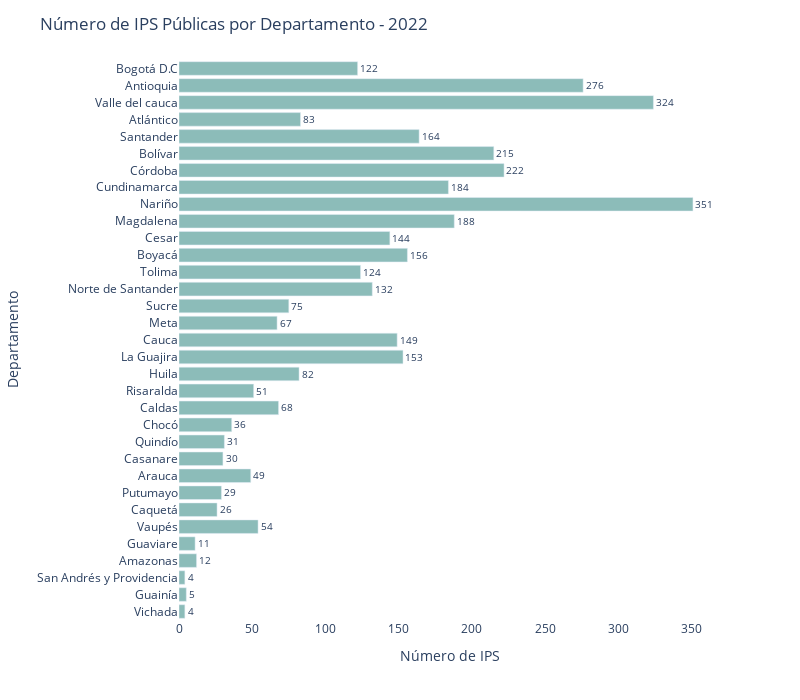

The code cell stored with this chart in its notebook:
### Code cell
color_palette = {
    'Privada': '#3364C7',
    'Pública': '#8CBCB9',
    'Mixta': '#826251'
}

fig = px.bar(data_frame=df_num_reps_naturaleza[df_num_reps_naturaleza['NaturalezaJuridica'] == 'Pública'], 
             x='Y2022', 
             y='departamento',
             color='NaturalezaJuridica', 
             orientation='h',
             color_discrete_map=color_palette)

fig.update_xaxes(title_text='Número de IPS')
# fig.update_xaxes(range=[0,3100])
fig.update_yaxes(title_text='Departamento')
fig.update_layout(title='Número de IPS Públicas por Departamento - 2022')



# color_sequence = ['#3364C7' for i in departamentos]
# fig.update_traces(marker=dict(color=color_sequence))

fig.update_traces(text=df_num_reps_naturaleza[df_num_reps_naturaleza['NaturalezaJuridica'] == 'Pública']['Y2022'], textposition='outside')

# fig.update_layout(legend_title_text='Legends', legend=dict(title=dict(text='Naturaleza Jurídica')))

fig.update_traces(showlegend=False)

fig.update_layout(plot_bgcolor='rgba(0,0,0,0)')

fig.update_layout(width=800, height=700)

### Figure 1 — Plotly figure (JSON) as saved in the notebook; plotly's stock layout.template omitted (floating-point values rounded to 4 significant figures)
{"data": [{"alignmentgroup": "True", "hovertemplate": "NaturalezaJuridica=Pública<br>Y2022=%{x}<br>departamento=%{y}<extra></extra>", "legendgroup": "Pública", "marker": {"color": "#8CBCB9", "pattern": {"shape": ""}}, "name": "Pública", "offsetgroup": "Pública", "orientation": "h", "showlegend": false, "text": [4, 5, 4, 12, 11, 54, 26, 29, 49, 30, 31, 36, 68, 51, 82, 153, 149, 67, 75, 132, 124, 156, 144, 188, 351, 184, 222, 215, 164, 83, 324, 276, 122], "textposition": "outside", "type": "bar", "x": [4, 5, 4, 12, 11, 54, 26, 29, 49, 30, 31, 36, 68, 51, 82, 153, 149, 67, 75, 132, 124, 156, 144, 188, 351, 184, 222, 215, 164, 83, 324, 276, 122], "xaxis": "x", "y": ["Vichada", "Guainía", "San Andrés y Providencia", "Amazonas", "Guaviare", "Vaupés", "Caquetá", "Putumayo", "Arauca", "Casanare", "Quindío", "Chocó", "Caldas", "Risaralda", "Huila", "La Guajira", "Cauca", "Meta", "Sucre", "Norte de Santander", "Tolima", "Boyacá", "Cesar", "Magdalena", "Nariño", "Cundinamarca", "Córdoba", "Bolívar", "Santander", "Atlántico", "Valle del cauca", "Antioquia", "Bogotá D.C"], "yaxis": "y"}], "layout": {"barmode": "relative", "height": 700, "legend": {"title": {"text": "NaturalezaJuridica"}, "tracegroupgap": 0}, "margin": {"t": 60}, "plot_bgcolor": "rgba(0,0,0,0)", "title": {"text": "Número de IPS Públicas por Departamento - 2022"}, "width": 800, "xaxis": {"anchor": "y", "domain": [0, 1], "title": {"text": "Número de IPS"}}, "yaxis": {"anchor": "x", "domain": [0, 1], "title": {"text": "Departamento"}}}}
